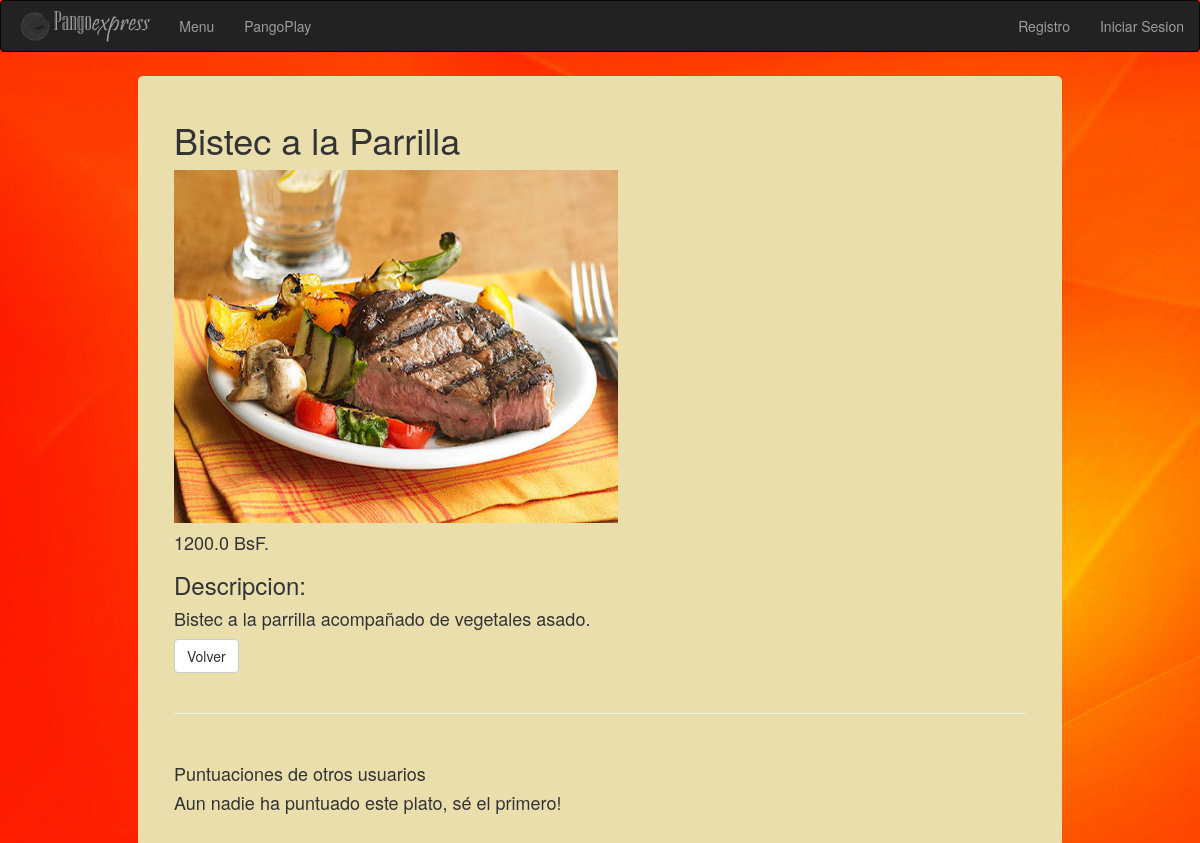
The page /13/ on the database its author committed.
### menu/models.py (models this page shows, shortened)
class PLATO(models.Model):
    id = models.AutoField(primary_key=True)
    establecimiento = models.ForeignKey(RESTAURANT, null = True)
    nombre = models.CharField(max_length=50)
    precio = models.FloatField(validators=[validate_precio])
    path_img = models.FileField(null = True)
    descripcion = models.CharField(max_length = 500)
    rating = models.IntegerField(default = 0)
    class Meta:
        unique_together = ('establecimiento', 'nombre')

### menu/views.py (the view)
# urls.py: url(r'^(?P<id_plato>[0-9]+)/$', views.detail, name='detail'),
def detail(request, id_plato):
    plato = get_object_or_404(PLATO, pk=id_plato)
    try:
        if(request.session['pid'] != -1):
            perfil = PERFIL.objects.get(id=request.session['pid'])
            usuario = USUARIO.objects.get(perfil=perfil)
            puntuaciones = Puntuacion.objects.filter(plato = plato)
            form = FormPuntuarPlato()
            context = {'plato': plato,
                       'usuario':usuario,
                       'form' : form,
                       'puntuaciones' : puntuaciones
                       }
            if request.method == 'POST':
                form = FormPuntuarPlato(request.POST)
                if form.is_valid():
                    try:
                        puntuacion = Puntuacion.objects.get(usuario = usuario,
                                                            plato = plato
                                                            )
                        puntuacion.puntuacion = form.cleaned_data['puntuacion']
                        puntuacion.comentario = form.cleaned_data['comentario']
                    except:
                        puntuacion = Puntuacion(usuario = usuario,
                                                plato = plato,
                                                puntuacion = form.cleaned_data['puntuacion'],
                                                comentario = form.cleaned_data['comentario']
                                                )
                    puntuacion.save()
                elif form.errors:
                    print(form.errors)
            return render(request, 'menu/detail.html', context)
        else:
            return render(request, 'menu/detail.html', {'plato': plato})
    except:
        return render(request, 'menu/detail.html', {'plato': plato})

### menu/templates/menu/detail.html (shortened to what this page needs)
{% extends 'menu/layoutBootstrap.html' %}
{% load bootstrap3 %}
{% block main %}
    <h1> {{plato.nombre}} </h1>
    <img style="width: 444px; height: 353px;"src = "{{plato.path_img.url}}">
    <h4>{{plato.precio}} BsF.</h4>
    <h3> Descripcion: </h3>
    <h4>{{ plato.descripcion }}</h4>
    <a class="btn btn-default" href="/menu/">Volver</a>
    <br/>
    <br/>
    <hr/>
    <br/>
    <h4> Puntuaciones de otros usuarios </h4>
    {% if puntuaciones %}
        <table class="table table-hover">
        {% for puntuacion in puntuaciones %}
            <tr><td>
                {% if puntuacion.puntuacion == 'pos' %}
                    <h4>{{puntuacion.usuario.perfil.pseudonimo}} <span class="glyphicon glyphicon-thumbs-up"></span></h4>
                {% else %}
                    <h4>{{puntuacion.usuario.perfil.pseudonimo}} <span class="glyphicon glyphicon-thumbs-down"></span></h4>
                {% endif %}
                <p>{{puntuacion.comentario}}</p>
            </td></tr>
        {% endfor %}
        </table>
    {% else %}
        <h4> Aun nadie ha puntuado este plato, sé el primero! </h4>
    {% endif %}
{% endblock %}

### menu/static/menu/layout.css (style rules this page uses)
body { background: #d3d3d3 url('images/pan.jpg'); top right no-repeat; background-attachment:fixed; }

### rows shown on the page
PLATO: nombre "Bistec a la Parrilla", path_img (picture), precio "1200.0", descripcion "Bistec a la parrilla acompañado de vegetales asado."
